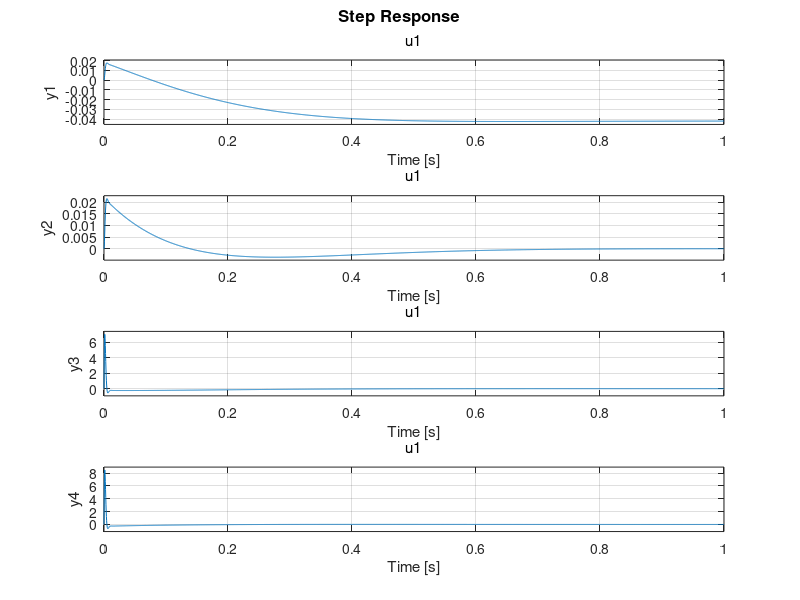

Write MATLAB code to recreate this figure.
clear;close all;clc;
% parameters
g=9.8; l1=0.085; l2=0.105; 
m1=17/1000; m2=17/1000;

% A matrix
A32 = 18.0*g*l1*m2/(8.0*(l1^2)*m1 + 6.0*(l1^2)*m2);
A42 = 6.0*g*l1*m1/(4.0*l1*l2*m1 + 3.0*l1*l2*m2) + 18.0*g*l1*m2/(4.0*l1*l2*m1 + 3.0*l1*l2*m2);
A = [0 0 1 0; 0 0 0 1; 0 A32 0 0; 0 A42 0 0];

% B matrix
B3 = 24.0/(8.0*(l1^2)*m1 + 6.0*(l1^2)*m2);
B4 = 18.0/(4.0*l1*l2*m1 + 3.0*l1*l2*m2);
B = [0; 0; B3; B4];

% C matrix
C = eye(4);

% D matrix
D = 0;

% LQR
Q = diag([1.6 5 0 0]);
R = 0.0028;
[K, S, EIG] = lqr(A, B, Q, R);
display(K);
display(EIG);

% system simulation
sys = ss(A,B,C,D);
sys_feedback = feedback(sys,K);
step(sys_feedback);
